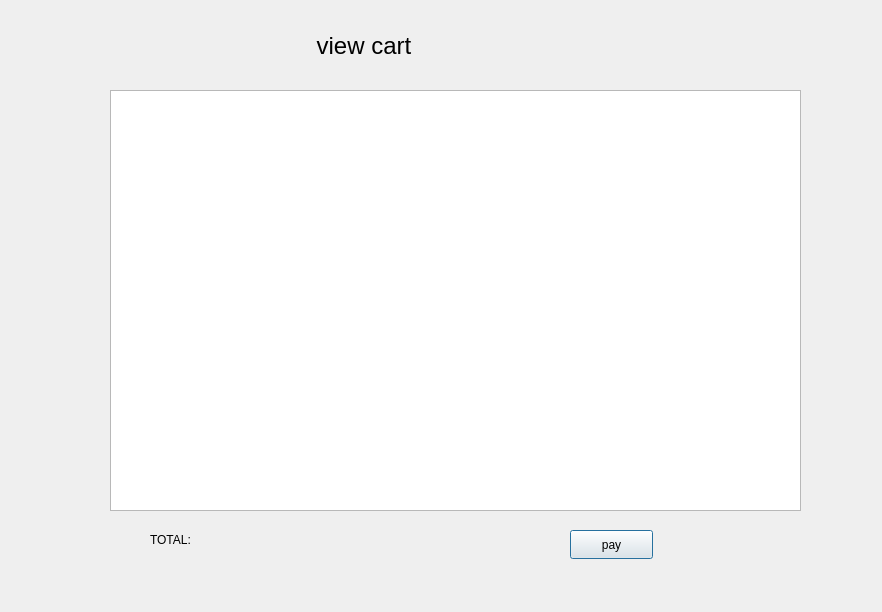
<?xml version="1.0" encoding="UTF-8"?>
<ui version="4.0">
 <class>dialog</class>
 <widget class="QDialog" name="dialog">
  <property name="geometry">
   <rect>
    <x>0</x>
    <y>0</y>
    <width>882</width>
    <height>612</height>
   </rect>
  </property>
  <property name="windowTitle">
   <string>Dialog</string>
  </property>
  <widget class="QLabel" name="label">
   <property name="geometry">
    <rect>
     <x>310</x>
     <y>20</y>
     <width>191</width>
     <height>51</height>
    </rect>
   </property>
   <property name="font">
    <font>
     <pointsize>18</pointsize>
    </font>
   </property>
   <property name="text">
    <string> view cart</string>
   </property>
  </widget>
  <widget class="QListWidget" name="listWidget">
   <property name="geometry">
    <rect>
     <x>110</x>
     <y>90</y>
     <width>691</width>
     <height>421</height>
    </rect>
   </property>
  </widget>
  <widget class="QLabel" name="totalprice">
   <property name="geometry">
    <rect>
     <x>150</x>
     <y>530</y>
     <width>63</width>
     <height>20</height>
    </rect>
   </property>
   <property name="text">
    <string>TOTAL:</string>
   </property>
  </widget>
  <widget class="QPushButton" name="pushButton_pay">
   <property name="geometry">
    <rect>
     <x>570</x>
     <y>530</y>
     <width>83</width>
     <height>29</height>
    </rect>
   </property>
   <property name="text">
    <string>pay</string>
   </property>
  </widget>
 </widget>
 <resources/>
 <connections/>
</ui>
